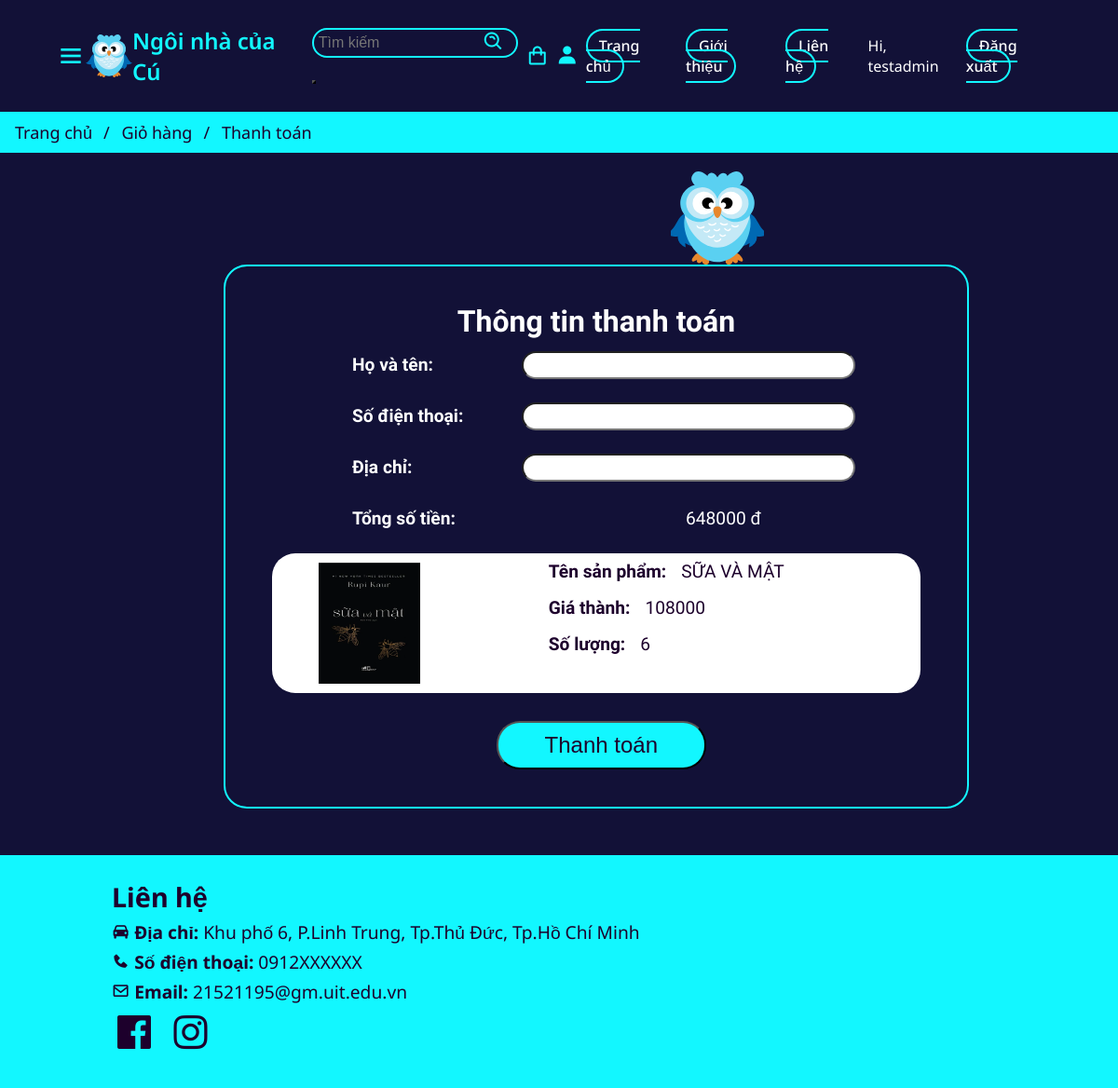
The page /payment/ (signed in) on the database its author committed.
### polls/models.py (models this page shows, shortened)
class CustomUser(AbstractBaseUser, PermissionsMixin):
    username = models.CharField(max_length=100, unique=True)
    phone = models.CharField(max_length=15, default='N/A')
    email = models.EmailField(unique=True)
    date_joined = models.DateTimeField(default=timezone.now)
    is_active = models.BooleanField(default=True)
    is_staff = models.BooleanField(default=False)
    objects = CustomUserManager()
    USERNAME_FIELD = 'email'
    REQUIRED_FIELDS = ['username', 'phone']

class Cart(models.Model):
    user = models.ForeignKey(CustomUser, on_delete=models.CASCADE, null=True, blank=True)
    product_id = models.PositiveIntegerField()
    quantity = models.PositiveIntegerField()

class Product(models.Model):
    id = models.IntegerField(primary_key=True)
    category = models.ForeignKey(Category, related_name='product', on_delete=models.CASCADE)
    create_by = models.CharField(max_length=255, default='admin')
    title = models.CharField(max_length=255)
    author = models.CharField(max_length=255, default='admin')
    description = models.TextField(blank=True)
    intro = models.TextField(blank=True)
    image = models.ImageField(upload_to='images/')
    suplier = models.CharField(max_length=255)
    publisher = models.CharField(max_length=255, blank=True)
    release_date = models.DateField()
    language = models.CharField(max_length=255)
    weight = models.IntegerField()
    size = models.CharField(max_length=255)
    page = models.IntegerField()
    book_quality = models.CharField(max_length=255)
    slug = models.SlugField(max_length=255)
    price = models.IntegerField()
    in_stock = models.BooleanField(default=True)
    is_active = models.BooleanField(default=True)
    created = models.DateTimeField(auto_now_add=True)
    updated = models.DateField(auto_now=True)
    class Meta:
        verbose_name_plural = 'Products'
        ordering = ('-created',)

### polls/views.py (the view)
# urls.py: path('payment/', views.payment_view, name='payment_view'),
@login_required
def payment_view(request):
    user = request.user
    list_item=[]
    cart = Cart.objects.filter(user=user).order_by('-product_id')
    for c in cart:
        list_item.append(c.product_id)
    item = Product.objects.filter(
        id__in=list_item
    ).order_by('-id')
    total_amount = 0
    for i in range (0, len(cart)):
        total_amount += cart[i].quantity * item[i].price
    return render(request, 'polls/pay_index.html',
                  {
                      'cart': cart,
                      'items': item,
                      'total_amount': total_amount
                  })

### polls/templates/polls/pay_index.html (shortened to what this page needs)
{% load static %}
<!DOCTYPE html>
<html lang="en">
<head>
    <link rel="stylesheet" type="text/css" href="{% static 'polls/css/homepage_style.css' %}">
    <link rel="stylesheet" type="text/css" href="{% static 'polls/css/pay_style.css' %}">
    <link rel="stylesheet" type="text/css" href="{% static 'polls/css/account_style.css' %}">
    <link href='https://unpkg.com/boxicons@2.1.4/css/boxicons.min.css' rel='stylesheet'>
</head>
<body class="pay-html">
    <header>
        <i class='bx bx-menu' style='color:#12f7ff' id="bx-menu">
        </i>
        <img src="{% static 'polls/image/logo.svg' %}" alt="">
        <a href="{% url 'polls:homepage' %}" class="logo">Ngôi nhà của Cú</a>
        <ul class="search">
            <form action="{% url 'polls:search' %}" method="get">
            <li>
                <input type="text" placeholder="Tìm kiếm" name="search">
                <button type='submit'><i class='bx bx-search-alt' style='color:#12f7ff'></i></button>
            </li>
            </form>
            <li><a href="/shopping-cart/"><i class='bx bx-shopping-bag' style='color:#12f7ff' ></i></a></i></li>
            <li><a href="#"><i class='bx bxs-user' style='color:#12f7ff'></i></a></li>
        </ul>
        {% if user.is_authenticated %}
        <ul class="navlist">
            <li><a href="{% url 'polls:homepage' %}">Trang chủ</a></li>
            <li><a href="{% url 'polls:homepage' %}#about">Giới thiệu</a></li>
            <li><a href="{% url 'polls:homepage' %}#contact">Liên hệ</a></li>
            <li><span>Hi, {{ user.username }}</span></li>
            <li><a href="{% url 'polls:logout' %}">Đăng xuất</a></li>
        </ul>
        {% endif %}
    </header>
    <ul class="breadcrumb">
        <li><a href="{% url 'polls:homepage' %}">Trang chủ</a></li>
        <li><a href="{% url 'polls:cart' %}">Giỏ hàng</a></li>
        <li>Thanh toán</li>
    </ul>
    <img src="{% static 'polls/image/logo.svg' %}" alt="" id="small-logo">
    <div class="pay">
        <form action="{% url 'polls:payment' %}" method="post">
            <h1>Thông tin thanh toán</h1>
            <div class="detail">
                <div class="eachline">
                    <p><b>Họ và tên: </b></p>
                    <input id="pay_username" type="text" name="pay_username">
                </div>
                <div class="eachline">
                    <p><b>Số điện thoại: </b></p>
                    <input id="pay_phonenumber" type="text" name="pay_phonenumber">
                </div>
                <div class="eachline">
                    <p><b>Địa chỉ: </b></p>
                    <input id="pay_address" type="text" name="pay_address">
                </div>
                <div class="eachline">
                    <p><b>Tổng số tiền: </b></p>
                    <p>{{ total_amount }} đ</p>
                </div>
            </div>
            {% for item in items %}
            {% for c in cart%}
            {% if c.product_id == item.id %}
            <div class="books">
                <img src="{{ item.image.url }}" alt="">
                <div class="detail_book">
                    <div class="line">
                        <p><b>Tên sản phẩm: </b></p>
                        <p>{{ item.title }}</p>
                    </div>
                    <div class="line">
                        <p><b>Giá thành: </b></p>
                        <p>{{ item.price }}</p>
                    </div>
                    <div class="line">
                        <p><b>Số lượng: </b></p>
                        <p>{{ c.quantity }}</p>
                    </div>
                </div>
            </div>
            {% endif %}
            {% endfor %}
            {% endfor %}
            <button type="submit" class="btn-submit-pay">Thanh toán</button>
        </form>
    </div>
    <footer id="contact">
        <h2>Liên hệ</h2>
        <ul>
            <li><i class='bx bxs-car' style='color:#1d002c'></i><b> Địa chỉ:</b> Khu phố 6, P.Linh Trung, Tp.Thủ Đức, Tp.Hồ Chí Minh</li>
            <li><i class='bx bxs-phone' style='color:#1d002c'></i><b> Số điện thoại:</b> 0912XXXXXX</li>
            <li><i class='bx bx-envelope' style='color:#1d002c'></i><b> Email:</b> 21521195@gm.uit.edu.vn</li>
        </ul>
        <ul class="social">
            <i class='bx bxl-facebook-square'></i>
            <i class='bx bxl-instagram'></i>
        </ul>
    </footer>
</body>
</html>

### polls/static/polls/css/homepage_style.css (style rules this page uses)
* { margin: 0; padding: 0; box-sizing: border-box; list-style: none; scroll-behavior: smooth; }
body { font-family: 'Noto Sans', sans-serif; background-color: #1d002c; color: white; overflow-x: hidden; }
header { padding: 25px 5%; position: sticky; background: #121137; left: 0; top: 0; display: flex; justify-content: space-between; align-items: center; width: 100%; z-index: 1005; }
header img { height: 50px; width: 50px; display: flex; }
.logo { font-size: 1.5rem; color: #12f7ff; text-decoration: none; font-weight: 600; }
ul.navlist { display: flex; align-items: center; }
.navlist li { margin-left: 0.5rem; }
.navlist li a { color: white; text-decoration: none; font-weight: 500; font-size: 1rem; padding: 5px 12px; border: 2px solid #12f7ff; border-radius: 25px; transition: all .3s ease; }
ul.search { display: flex; align-items: center; }
.search li { margin-left: 0.5rem; font-size: 1.5rem; }
.search input { background-color: #121137; font-size: 1rem; border: 2px solid #12f7ff; border-radius: 25px; color: #fff; padding: 5px; }
.search li:first-child { position: relative; }
.search li:first-child i { position: absolute; right: 15px; top: 8px; }
.search button { font-size: 1.5rem; cursor: pointer; background: #121137; }
header .bx-menu { font-size: 2rem; cursor: pointer; }
footer { background: #12f7ff; color: #1d002c; font-size: 1.2rem; padding: 25px 10%; }
footer li { padding-top: 5px; }
.social { font-size: 3rem; }

### polls/static/polls/css/pay_style.css (style rules this page uses)
.pay-html { background: #121137; }
.pay { margin-top: 120px; margin-bottom: 50px; font-family: 'Agbalumo', sans-serif; width: 800px; border: 2px solid #12f7ff; border-radius: 25px; padding: 40px; background: #121137; color: #fff; margin-left: 20%; }
.pay h1 { font-size: 2rem; text-align: center; }
.pay p { padding: 1rem 1rem; font-size: 1.2rem; }
.books { display: flex; border-radius: 25px; background: #fff; color: #1d002c; margin: 10px 10px; }
.books img { min-width: 30%; max-width: 30%; height: 150px; padding: 10px 50px; flex: 0.5; }
.detail_book { padding-left: 5rem; }
.detail_book .line { display: flex; }
.detail_book .line p { padding: 0.5rem 0.5rem; }
ul.breadcrumb { padding: 10px 16px; list-style: none; background-color: #12f7ff; }
ul.breadcrumb li { display: inline; font-size: 18px; color: #1d002c; }
ul.breadcrumb li+li:before { padding: 8px; color: #1d002c; content: "/\00a0"; }
ul.breadcrumb li a { color: #1d002c; text-decoration: none; }
.btn-submit-pay { background: #12f7ff; color: #1d002c; font-weight: 500; font-size: 1.5rem; padding: 10px 50px; border-radius: 25px; transition: all .3s ease; margin-top: 20px; margin-left: 35%; }
#small-logo { height: 100px; width: 100px; position: absolute; margin-left: 60%; object-fit: cover; margin-top: 20px; }
.eachline p { margin-left: 5rem; }
.eachline input { border-radius: 25px; height: 30px; padding-left: 10px; color: #1d002c; background: #fff; font-size: 1rem; width: 50%; margin-right: 5rem; }

### polls/static/polls/css/account_style.css (style rules this page uses)
.eachline { display: flex; flex-direction: row; align-items: center; }
.eachline p { flex: 1; }
#small-logo { height: 100px; width: 100px; position: absolute; margin-left: 60%; object-fit: cover; margin-top: 20px; }
ul.breadcrumb { padding: 10px 16px; list-style: none; background-color: #12f7ff; }
ul.breadcrumb li { display: inline; font-size: 18px; color: #1d002c; }
ul.breadcrumb li+li:before { padding: 8px; color: #1d002c; content: "/\00a0"; }
ul.breadcrumb li a { color: #1d002c; text-decoration: none; }

### rows shown on the page
CustomUser: username "testadmin"
Product: title "SỮA VÀ MẬT", price "108000"
Cart: image (picture), quantity "6"

### other values the page prints
{{ total_amount }} "648000"
